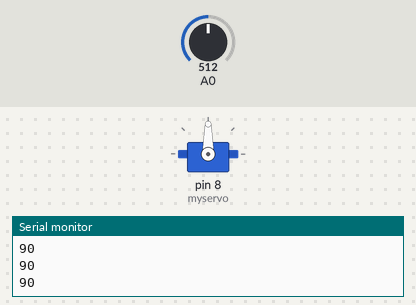
Bench run of a sketch on a simulated Arduino Uno, built with avr-gcc and run on an emulated ATmega328P. Shown: servo, the last lines printed to the serial monitor. The inputs (shaded band) are chosen by the test bench; at power-on: A0 = 512.

Above: at 1.2 s.
1.3 s: A0 set to 716
At 1.9 s:
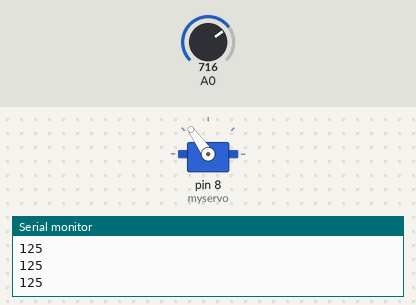
2.8 s: A0 set to 900
At 3.3 s:
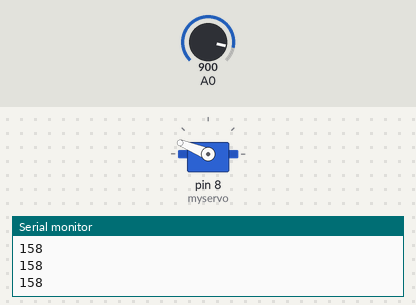
4.3 s: A0 set to 1023
At 5.4 s:
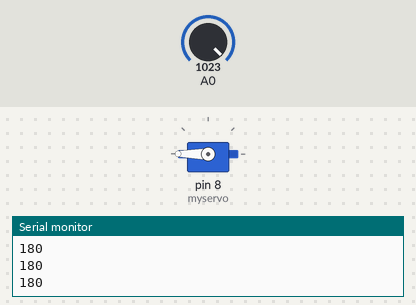
5.8 s: A0 set to 306
At 6.7 s:
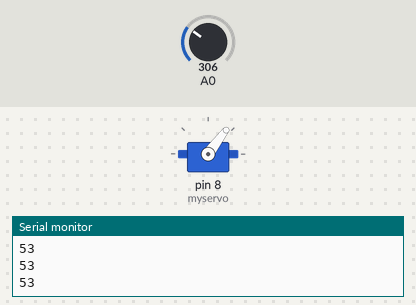
7.3 s: A0 set to 122
At 7.8 s:
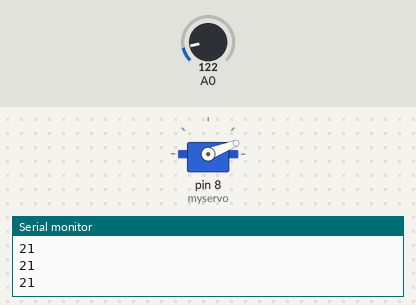
8.8 s: A0 set to 0
At 10.1 s:
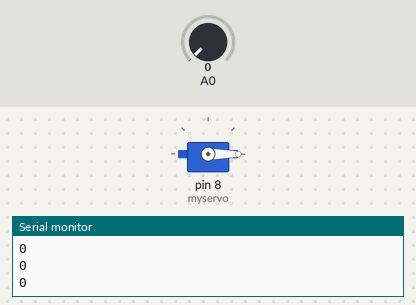
Timing chart, 0 to 11.3 s (numbered marks = the images above; inputs shaded):
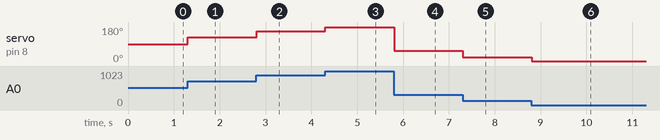

Measured:
- after the input at 1.3 s, servo on pin 8 (myservo): 90° → 125° at once
- after the input at 2.8 s, servo on pin 8 (myservo): 125° → 158° at once
- after the input at 4.3 s, servo on pin 8 (myservo): 158° → 180° at once
- after the input at 5.8 s, servo on pin 8 (myservo): 180° → 53° at once
- after the input at 7.3 s, servo on pin 8 (myservo): 53° → 21° at once
- after the input at 8.8 s, servo on pin 8 (myservo): 21° → 0° at once

The sketch:

Lesson_5x.ino
```cpp
#include<Servo.h>

int deg=90;
int ad;//ボリューム抵抗
Servo myservo;//構造体の定義

void setup() {
  Serial.begin(9600);
  myservo.attach(8);//サーボ変数の割り当て
}

void loop() {
  ad=analogRead(A0);//ボリューム抵抗を読み取る（A0に繋がってる）
  deg=ad/1023.0*180;
  //ボリューム抵抗は0から1023の範囲、サーボは0から180の範囲で動くので
  //ボリューム抵抗の値を1023で割ってサーボの範囲でかけることで
  //ボリューム抵抗の値をサーボの値に変換する

  Serial.print(deg);//変換した値をシリアルモニタに表示
  Serial.print('\n');

  myservo.write(deg);//サーボを動かすやつ

  delay(10);//反応をできるだけリアタイにする（小さくすればするほど、小さくなる）
}
```
